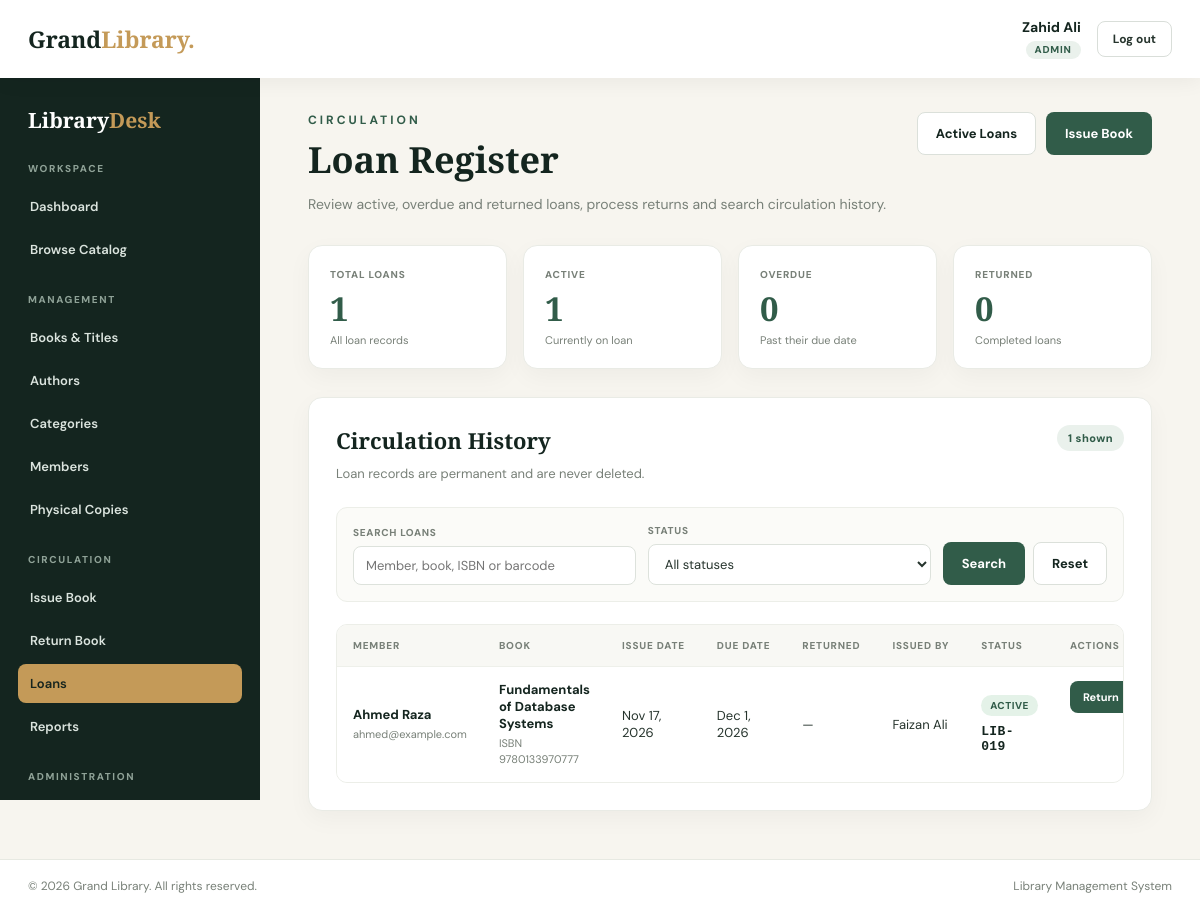
Page /loans/index.php (signed in) on the committed database.
### tables this page shows
CREATE TABLE `users` (
  `id` int NOT NULL AUTO_INCREMENT,
  `name` varchar(100) NOT NULL,
  `email` varchar(150) NOT NULL,
  `password` varchar(255) NOT NULL,
  `role` enum('Admin','Librarian') NOT NULL DEFAULT 'Librarian',
  `status` enum('Active','Inactive') NOT NULL DEFAULT 'Active',
  `created_at` timestamp NULL DEFAULT CURRENT_TIMESTAMP,
  PRIMARY KEY (`id`),
  UNIQUE KEY `email` (`email`)
);

CREATE TABLE `loans` (
  `id` int NOT NULL AUTO_INCREMENT,
  `member_id` int NOT NULL,
  `copy_id` int NOT NULL,
  `issued_by` int NOT NULL,
  `issue_date` date NOT NULL,
  `due_date` date NOT NULL,
  `returned_at` date DEFAULT NULL,
  PRIMARY KEY (`id`),
  KEY `idx_loans_member` (`member_id`),
  KEY `idx_loans_copy` (`copy_id`),
  KEY `idx_loans_issued_by` (`issued_by`),
  CONSTRAINT `fk_loans_copy` FOREIGN KEY (`copy_id`) REFERENCES `book_copies` (`id`) ON DELETE RESTRICT ON UPDATE CASCADE,
  CONSTRAINT `fk_loans_member` FOREIGN KEY (`member_id`) REFERENCES `members` (`id`) ON DELETE RESTRICT ON UPDATE CASCADE,
  CONSTRAINT `fk_loans_user` FOREIGN KEY (`issued_by`) REFERENCES `users` (`id`) ON DELETE RESTRICT ON UPDATE CASCADE,
  CONSTRAINT `chk_loan_dates` CHECK ((`due_date` >= `issue_date`)),
  CONSTRAINT `chk_return_date` CHECK (((`returned_at` is null) or (`returned_at` >= `issue_date`)))
);

CREATE TABLE `members` (
  `id` int NOT NULL AUTO_INCREMENT,
  `name` varchar(100) NOT NULL,
  `email` varchar(150) NOT NULL,
  `phone` varchar(20) DEFAULT NULL,
  `address` text,
  `membership_date` date NOT NULL,
  `status` enum('Active','Inactive') NOT NULL DEFAULT 'Active',
  `created_at` timestamp NULL DEFAULT CURRENT_TIMESTAMP,
  PRIMARY KEY (`id`),
  UNIQUE KEY `email` (`email`)
);

CREATE TABLE `books` (
  `id` int NOT NULL AUTO_INCREMENT,
  `title` varchar(200) NOT NULL,
  `isbn` varchar(20) NOT NULL,
  `author_id` int NOT NULL,
  `category_id` int NOT NULL,
  `publisher` varchar(150) DEFAULT NULL,
  `publication_year` smallint unsigned DEFAULT NULL,
  PRIMARY KEY (`id`),
  UNIQUE KEY `isbn` (`isbn`),
  KEY `fk_books_author` (`author_id`),
  KEY `fk_books_category` (`category_id`),
  CONSTRAINT `fk_books_author` FOREIGN KEY (`author_id`) REFERENCES `authors` (`id`) ON DELETE RESTRICT ON UPDATE CASCADE,
  CONSTRAINT `fk_books_category` FOREIGN KEY (`category_id`) REFERENCES `categories` (`id`) ON DELETE RESTRICT ON UPDATE CASCADE
);

CREATE TABLE `book_copies` (
  `id` int NOT NULL AUTO_INCREMENT,
  `book_id` int NOT NULL,
  `barcode` varchar(50) NOT NULL,
  PRIMARY KEY (`id`),
  UNIQUE KEY `barcode` (`barcode`),
  KEY `fk_copies_book` (`book_id`),
  CONSTRAINT `fk_copies_book` FOREIGN KEY (`book_id`) REFERENCES `books` (`id`) ON DELETE RESTRICT ON UPDATE CASCADE
);

### includes/functions.php (called while the page is built, shortened)
<?php
function e($value): string
{
    return htmlspecialchars((string)$value, ENT_QUOTES | ENT_SUBSTITUTE, 'UTF-8');
}
function app_url(string $path = ''): string
{
    $documentRoot = isset($_SERVER['DOCUMENT_ROOT']) ? realpath($_SERVER['DOCUMENT_ROOT']) : false;
    $appRoot = realpath(dirname(__DIR__));
    $base = '';
    if ($documentRoot && $appRoot) {
        $docRoot = rtrim(str_replace('\\', '/', $documentRoot), '/');
        $rootPath = rtrim(str_replace('\\', '/', $appRoot), '/');
        if (stripos($rootPath, $docRoot) === 0) {
            $base = substr($rootPath, strlen($docRoot));
        }
    }
    $base = rtrim($base, '/');
    $path = ltrim($path, '/');
    return $base . '/' . $path;
}
function get_value(string $key, string $default = ''): string
{
    $value = $_GET[$key] ?? $default;
    return is_string($value) ? trim($value) : $default;
}
function normalize_role(string $role): ?string
{
    if (strcasecmp($role, 'Admin') === 0) {
        return 'Admin';
    }
    return null;
}

### includes/auth.php (called while the page is built, shortened)
<?php
require_once __DIR__ . '/functions.php';
require_once __DIR__ . '/../config/db.php';
function current_user(): ?array
{
    $role = normalize_role((string)($_SESSION['user_role'] ?? ''));
    return [
        'id' => (int)$_SESSION['user_id'],
        'name' => (string)($_SESSION['user_name'] ?? ''),
        'role' => $role,
    ];
}
function require_login(): array
{
    $user = current_user();
    global $conn;
    $stmt = $conn->prepare('SELECT name, role, status FROM users WHERE id = ? LIMIT 1');
    $stmt->bind_param('i', $user['id']);
    if (!$stmt->execute()) {
        $stmt->close();
        logout_user();
        redirect(app_url('login.php'));
    }
    $row = $stmt->get_result()->fetch_assoc();
    $role = $row ? normalize_role((string)$row['role']) : null;
    return [
        'id' => $user['id'],
        'name' => (string)$row['name'],
        'role' => $role,
    ];
}
function require_staff(): array
{
    $user = require_login();
    return $user;
}

### loans/index.php (the view, shortened to what this page needs)
<?php
require_once __DIR__ . '/../includes/auth.php';
require_staff();
function loan_register_state(array $loan): array
{
    return ['Active', 'availability-available'];
}
$search = get_value('search');
if (function_exists('mb_substr')) {
    $search = mb_substr($search, 0, 200);
} else {
    $search = substr($search, 0, 200);
}
$statusFilter = '';
$sql = "
    SELECT
        l.id,
        l.issue_date,
        l.due_date,
        l.returned_at,
        m.id AS member_id,
        m.name AS member_name,
        m.email AS member_email,
        b.title,
        b.isbn,
        bc.barcode,
        u.name AS issued_by_name
    FROM loans l
    INNER JOIN members m ON m.id = l.member_id
    INNER JOIN book_copies bc ON bc.id = l.copy_id
    INNER JOIN books b ON b.id = bc.book_id
    LEFT JOIN users u ON u.id = l.issued_by
";
$sql .= ' ORDER BY l.issue_date DESC, l.id DESC';
$loans = [];
$stmt = $conn->prepare($sql);
if (!$stmt) {
    error_log('Loan register preparation failed: ' . $conn->error);
    $error = 'Loans could not be loaded right now. Please try again later.';
} else {
    if ($stmt->execute()) {
        $result = $stmt->get_result();
        while ($row = $result->fetch_assoc()) {
            $loans[] = $row;
        }
    } else {
        error_log('Loan register query failed: ' . $stmt->error);
        $error = 'Loans could not be loaded right now. Please try again later.';
    }
}
$totalShown = count($loans);
$activeShown = 0;
$overdueShown = 0;
$returnedShown = 0;
foreach ($loans as $loanRow) {
    if ($loanRow['returned_at'] !== null) {
        $returnedShown++;
    } elseif ((string)$loanRow['due_date'] < date('Y-m-d')) {
        $overdueShown++;
    } else {
        $activeShown++;
    }
}
$scopeLabel = ($search !== '' || $statusFilter !== '') ? 'Current results' : 'All loan records';
require_once __DIR__ . '/../includes/header.php';
require_once __DIR__ . '/../includes/sidebar.php';
?>
<section class="page-head">
    <div>
        <div class="eyebrow">Circulation</div>
        <h1>Loan Register</h1>
        <p>Review active, overdue and returned loans, process returns and search circulation history.</p>
    </div>
    <div class="page-actions">
        <a class="btn btn-secondary" href="<?php echo e(app_url('loans/index.php?status=active')); ?>">Active Loans</a>
        <a class="btn btn-primary" href="<?php echo e(app_url('loans/issue.php')); ?>">Issue Book</a>
    </div>
</section>
<section class="stat-grid loan-stats" aria-label="Loan statistics">
    <article class="stat-card">
        <div class="stat-label">Total Loans</div>
        <div class="stat-value"><?php echo number_format($totalShown); ?></div>
        <div class="stat-note"><?php echo e($scopeLabel); ?></div>
    </article>
    <article class="stat-card">
        <div class="stat-label">Active</div>
        <div class="stat-value"><?php echo number_format($activeShown); ?></div>
        <div class="stat-note">Currently on loan</div>
    </article>
    <article class="stat-card<?php echo $overdueShown > 0 ? ' danger' : ''; ?>">
        <div class="stat-label">Overdue</div>
        <div class="stat-value"><?php echo number_format($overdueShown); ?></div>
        <div class="stat-note">Past their due date</div>
    </article>
    <article class="stat-card">
        <div class="stat-label">Returned</div>
        <div class="stat-value"><?php echo number_format($returnedShown); ?></div>
        <div class="stat-note">Completed loans</div>
    </article>
</section>
<section class="panel">
    <div class="panel-head">
        <div>
            <h2>Circulation History</h2>
            <p class="panel-intro">Loan records are permanent and are never deleted.</p>
        </div>
        <span class="count-pill"><?php echo number_format($totalShown); ?> shown</span>
    </div>
    <form method="get" action="<?php echo e(app_url('loans/index.php')); ?>" class="staff-filter">
        <div class="filter-field">
            <label for="search">Search Loans</label>
            <input class="form-control" type="search" id="search" name="search"
                   value="<?php echo e($search); ?>" maxlength="200"
                   placeholder="Member, book, ISBN or barcode">
        </div>
        <div class="filter-field">
            <label for="status">Status</label>
            <select class="form-control" id="status" name="status">
                <option value="">All statuses</option>
            </select>
        </div>
        <div class="filter-actions">
            <button type="submit" class="btn btn-primary">Search</button>
            <a class="btn btn-secondary" href="<?php echo e(app_url('loans/index.php')); ?>">Reset</a>
        </div>
    </form>
    <div class="table-wrap">
        <table class="data-table" aria-label="Loan records">
            <thead>
                <tr>
                    <th scope="col">Member</th>
                    <th scope="col">Book</th>
                    <th scope="col">Issue Date</th>
                    <th scope="col">Due Date</th>
                    <th scope="col">Returned</th>
                    <th scope="col">Issued By</th>
                    <th scope="col">Status</th>
                    <th scope="col">Actions</th>
                </tr>
            </thead>
            <tbody>
                <?php if ($totalShown === 0): ?>
                    <tr>
                        <td colspan="8" class="empty-cell">No loan records found.</td>
                    </tr>
                <?php else: ?>
                    <?php foreach ($loans as $loan): ?>
                        <?php
                        [$statusLabel, $statusClass] = loan_register_state($loan);
                        $returnConfirm = 'Mark "' . $loan['title'] . '" (' . $loan['barcode']
                            . ') as returned today?';
                        ?>
                        <tr>
                            <td>
                                <span class="book-title"><?php echo e($loan['member_name']); ?></span>
                                <span class="book-subtext"><?php echo e($loan['member_email']); ?></span>
                            </td>
                            <td>
                                <span class="book-title"><?php echo e($loan['title']); ?></span>
                                <span class="book-subtext">ISBN <?php echo e($loan['isbn']); ?></span>
                            </td>
                            <td><?php echo e(date('M j, Y', strtotime((string)$loan['issue_date']))); ?></td>
                            <td><?php echo e(date('M j, Y', strtotime((string)$loan['due_date']))); ?></td>
                            <td>
                                <?php echo $loan['returned_at'] !== null
                                    ? e(date('M j, Y', strtotime((string)$loan['returned_at'])))
                                    : '&mdash;'; ?>
                            </td>
                            <td><?php echo e($loan['issued_by_name'] ?? 'Unknown'); ?></td>
                            <td>
                                <div class="detail-badges">
                                    <span class="availability-badge <?php echo e($statusClass); ?>">
                                        <?php echo e($statusLabel); ?>
                                    </span>
                                    <span class="copy-barcode"><?php echo e($loan['barcode']); ?></span>
                                </div>
                            </td>
                            <td class="table-actions">
                                <?php if ($loan['returned_at'] === null): ?>
                                    <form method="post" action="<?php echo e(app_url('loans/return.php')); ?>"
                                          class="inline-form" data-confirm="<?php echo e($returnConfirm); ?>">
                                        <button type="submit" class="btn btn-primary btn-small">Return</button>
                                    </form>
                                <?php else: ?>
                                    <span class="protected-label">Completed</span>
                                <?php endif; ?>
                            </td>
                        </tr>
                    <?php endforeach; ?>
                <?php endif; ?>
            </tbody>
        </table>
    </div>
</section>
<?php require_once __DIR__ . '/../includes/footer.php'; ?>

### includes/header.php (shortened to what this page needs)
<?php
require_once __DIR__ . '/auth.php';
$staff = current_user();
?>
<!DOCTYPE html>
<html lang="en">
<head>
    <link rel="stylesheet" href="<?php echo e(app_url('assets/tera.css')); ?>">
</head>
<body class="staff-body">
<header class="staff-topbar">
    <a class="logo staff-logo" href="<?php echo e(app_url('dashboard.php')); ?>">Grand<span>Library.</span></a>
    <div class="staff-user">
        <div class="staff-user-info">
            <div class="staff-user-name"><?php echo e($staff['name']); ?></div>
            <span class="role-badge"><?php echo e($staff['role']); ?></span>
        </div>
        <form method="post" action="<?php echo e(app_url('logout.php')); ?>" class="logout-form">
            <button type="submit" class="logout-btn">Log out</button>
        </form>
    </div>
</header>
<div class="staff-layout">

### rows in the picture
users: name "Zahid Ali", role "ADMIN"
loans: member.name "Ahmed Raza", member.email "ahmed@example.com", books.title "Fundamentals of Database Systems", books.isbn "9780133970777", issue_date "Nov 17, 2026", due_date "Dec 1, 2026", issued_by.name "Faizan Ali", statusLabel "ACTIVE", copy.barcode "LIB-019"

### other values in the picture
$totalShown "1"
$scopeLabel "All loan records"
$activeShown "1"
$overdueShown "0"
$returnedShown "0"
